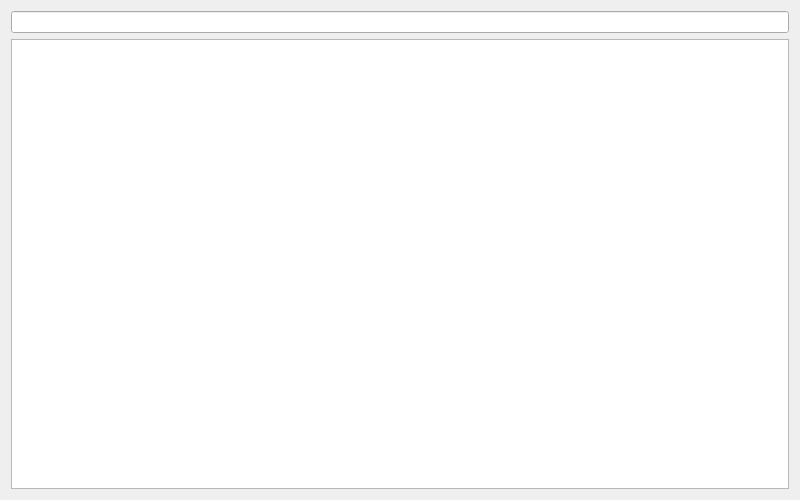
<?xml version="1.0" encoding="UTF-8"?>
<ui version="4.0">
 <class>TableViewForm</class>
 <widget class="QWidget" name="TableViewForm">
  <property name="windowModality">
   <enum>Qt::WindowModal</enum>
  </property>
  <property name="geometry">
   <rect>
    <x>0</x>
    <y>0</y>
    <width>800</width>
    <height>500</height>
   </rect>
  </property>
  <property name="windowTitle">
   <string/>
  </property>
  <property name="locale">
   <locale language="English" country="UnitedKingdom"/>
  </property>
  <layout class="QVBoxLayout" name="verticalLayout">
   <item>
    <widget class="QLineEdit" name="searchLineEdit"/>
   </item>
   <item>
    <widget class="QTableView" name="tableView">
     <property name="sizeAdjustPolicy">
      <enum>QAbstractScrollArea::AdjustIgnored</enum>
     </property>
     <property name="selectionMode">
      <enum>QAbstractItemView::ExtendedSelection</enum>
     </property>
     <property name="selectionBehavior">
      <enum>QAbstractItemView::SelectRows</enum>
     </property>
     <property name="sortingEnabled">
      <bool>true</bool>
     </property>
     <attribute name="horizontalHeaderHighlightSections">
      <bool>false</bool>
     </attribute>
     <attribute name="horizontalHeaderStretchLastSection">
      <bool>true</bool>
     </attribute>
     <attribute name="verticalHeaderVisible">
      <bool>false</bool>
     </attribute>
    </widget>
   </item>
  </layout>
 </widget>
 <resources/>
 <connections/>
</ui>
